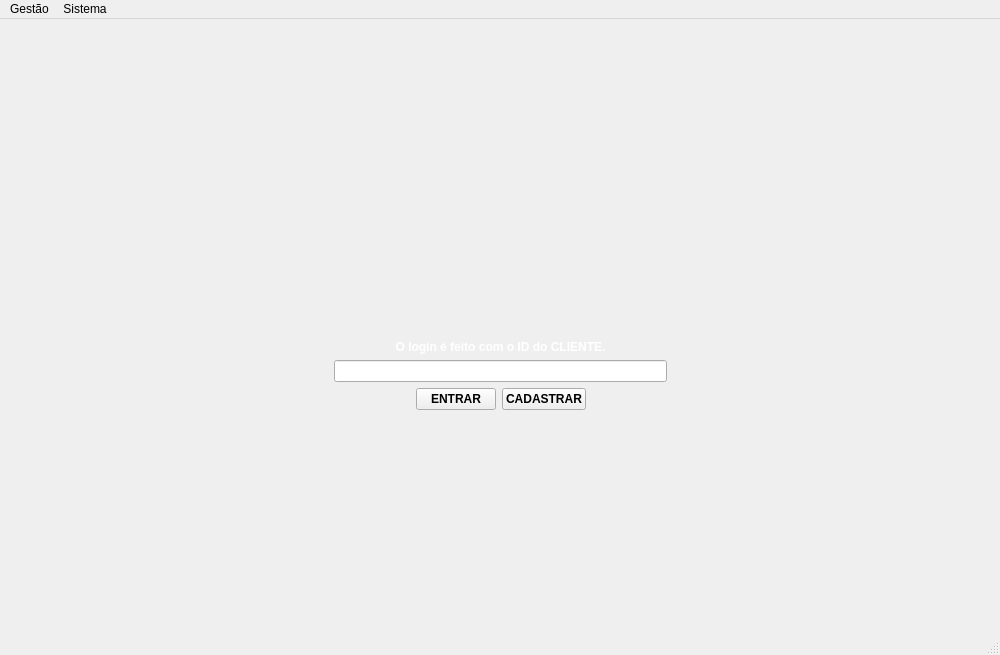
<?xml version="1.0" encoding="UTF-8"?>
<ui version="4.0">
 <class>MainWindow</class>
 <widget class="QMainWindow" name="MainWindow">
  <property name="geometry">
   <rect>
    <x>0</x>
    <y>0</y>
    <width>1000</width>
    <height>655</height>
   </rect>
  </property>
  <property name="windowTitle">
   <string>ECOMMERCE</string>
  </property>
  <property name="windowIcon">
   <iconset resource="Recursos.qrc">
    <normaloff>:/img/img/loja.png</normaloff>:/img/img/loja.png</iconset>
  </property>
  <widget class="QWidget" name="centralwidget">
   <property name="enabled">
    <bool>true</bool>
   </property>
   <widget class="QWidget" name="layoutWidget">
    <property name="geometry">
     <rect>
      <x>0</x>
      <y>120</y>
      <width>1001</width>
      <height>491</height>
     </rect>
    </property>
    <layout class="QVBoxLayout" name="verticalLayout_7">
     <item>
      <spacer name="verticalSpacer_5">
       <property name="orientation">
        <enum>Qt::Vertical</enum>
       </property>
       <property name="sizeHint" stdset="0">
        <size>
         <width>20</width>
         <height>40</height>
        </size>
       </property>
      </spacer>
     </item>
     <item>
      <layout class="QVBoxLayout" name="verticalLayout_8">
       <item>
        <widget class="QLabel" name="labelTituloCliente_4">
         <property name="font">
          <font>
           <weight>75</weight>
           <bold>true</bold>
          </font>
         </property>
         <property name="text">
          <string>&lt;html&gt;&lt;head/&gt;&lt;body&gt;&lt;p align=&quot;center&quot;&gt;&lt;span style=&quot; color:#ffffff;&quot;&gt;O login é feito com o ID do CLIENTE.&lt;/span&gt;&lt;/p&gt;&lt;/body&gt;&lt;/html&gt;</string>
         </property>
        </widget>
       </item>
       <item>
        <layout class="QHBoxLayout" name="horizontalLayout_7">
         <item>
          <spacer name="horizontalSpacer_13">
           <property name="orientation">
            <enum>Qt::Horizontal</enum>
           </property>
           <property name="sizeHint" stdset="0">
            <size>
             <width>40</width>
             <height>20</height>
            </size>
           </property>
          </spacer>
         </item>
         <item>
          <widget class="QLineEdit" name="lineEditIDCliente">
           <property name="toolTip">
            <string>&lt;html&gt;&lt;head/&gt;&lt;body&gt;&lt;p align=&quot;center&quot;&gt;ID&lt;/p&gt;&lt;/body&gt;&lt;/html&gt;</string>
           </property>
           <property name="whatsThis">
            <string>&lt;html&gt;&lt;head/&gt;&lt;body&gt;&lt;p align=&quot;center&quot;&gt;&lt;br/&gt;&lt;/p&gt;&lt;/body&gt;&lt;/html&gt;</string>
           </property>
           <property name="text">
            <string/>
           </property>
          </widget>
         </item>
         <item>
          <spacer name="horizontalSpacer_14">
           <property name="orientation">
            <enum>Qt::Horizontal</enum>
           </property>
           <property name="sizeHint" stdset="0">
            <size>
             <width>40</width>
             <height>20</height>
            </size>
           </property>
          </spacer>
         </item>
        </layout>
       </item>
      </layout>
     </item>
     <item>
      <layout class="QHBoxLayout" name="horizontalLayout_8">
       <item>
        <spacer name="horizontalSpacer_15">
         <property name="orientation">
          <enum>Qt::Horizontal</enum>
         </property>
         <property name="sizeHint" stdset="0">
          <size>
           <width>40</width>
           <height>20</height>
          </size>
         </property>
        </spacer>
       </item>
       <item>
        <widget class="QPushButton" name="pushButtonEntrarCliente">
         <property name="font">
          <font>
           <weight>75</weight>
           <bold>true</bold>
          </font>
         </property>
         <property name="text">
          <string>ENTRAR</string>
         </property>
         <property name="autoDefault">
          <bool>true</bool>
         </property>
        </widget>
       </item>
       <item>
        <widget class="QPushButton" name="pushButtonCadastrarCliente">
         <property name="font">
          <font>
           <weight>75</weight>
           <bold>true</bold>
          </font>
         </property>
         <property name="text">
          <string>CADASTRAR</string>
         </property>
         <property name="autoDefault">
          <bool>true</bool>
         </property>
        </widget>
       </item>
       <item>
        <spacer name="horizontalSpacer_16">
         <property name="orientation">
          <enum>Qt::Horizontal</enum>
         </property>
         <property name="sizeHint" stdset="0">
          <size>
           <width>40</width>
           <height>20</height>
          </size>
         </property>
        </spacer>
       </item>
      </layout>
     </item>
     <item>
      <widget class="QLabel" name="label_6">
       <property name="text">
        <string/>
       </property>
      </widget>
     </item>
     <item>
      <spacer name="verticalSpacer_7">
       <property name="orientation">
        <enum>Qt::Vertical</enum>
       </property>
       <property name="sizeHint" stdset="0">
        <size>
         <width>20</width>
         <height>40</height>
        </size>
       </property>
      </spacer>
     </item>
    </layout>
   </widget>
   <widget class="QLabel" name="cartaoCliente">
    <property name="enabled">
     <bool>true</bool>
    </property>
    <property name="geometry">
     <rect>
      <x>325</x>
      <y>227</y>
      <width>350</width>
      <height>180</height>
     </rect>
    </property>
    <property name="text">
     <string/>
    </property>
    <property name="pixmap">
     <pixmap resource="Recursos.qrc">:/img/img/cartaocliente.png</pixmap>
    </property>
    <property name="scaledContents">
     <bool>true</bool>
    </property>
   </widget>
   <widget class="QLabel" name="label">
    <property name="geometry">
     <rect>
      <x>755</x>
      <y>15</y>
      <width>945</width>
      <height>600</height>
     </rect>
    </property>
    <property name="text">
     <string/>
    </property>
    <property name="pixmap">
     <pixmap resource="Recursos.qrc">:/img/img/pucpb.png</pixmap>
    </property>
    <property name="scaledContents">
     <bool>true</bool>
    </property>
   </widget>
   <zorder>cartaoCliente</zorder>
   <zorder>layoutWidget</zorder>
   <zorder>label</zorder>
  </widget>
  <widget class="QMenuBar" name="menubar">
   <property name="geometry">
    <rect>
     <x>0</x>
     <y>0</y>
     <width>1000</width>
     <height>20</height>
    </rect>
   </property>
   <widget class="QMenu" name="menuGest_o">
    <property name="title">
     <string>Gestão</string>
    </property>
    <addaction name="separator"/>
    <addaction name="actionMaster"/>
   </widget>
   <widget class="QMenu" name="menuSistema">
    <property name="title">
     <string>Sistema</string>
    </property>
    <addaction name="actionSair"/>
    <addaction name="actionSobre"/>
   </widget>
   <addaction name="menuGest_o"/>
   <addaction name="menuSistema"/>
  </widget>
  <widget class="QStatusBar" name="statusbar"/>
  <action name="actionSair">
   <property name="text">
    <string>Sair</string>
   </property>
  </action>
  <action name="actionSobre">
   <property name="text">
    <string>Sobre</string>
   </property>
  </action>
  <action name="actionMaster">
   <property name="text">
    <string>Master</string>
   </property>
  </action>
 </widget>
 <tabstops>
  <tabstop>lineEditIDCliente</tabstop>
  <tabstop>pushButtonEntrarCliente</tabstop>
  <tabstop>pushButtonCadastrarCliente</tabstop>
 </tabstops>
 <resources>
  <include location="Recursos.qrc"/>
 </resources>
 <connections/>
</ui>
